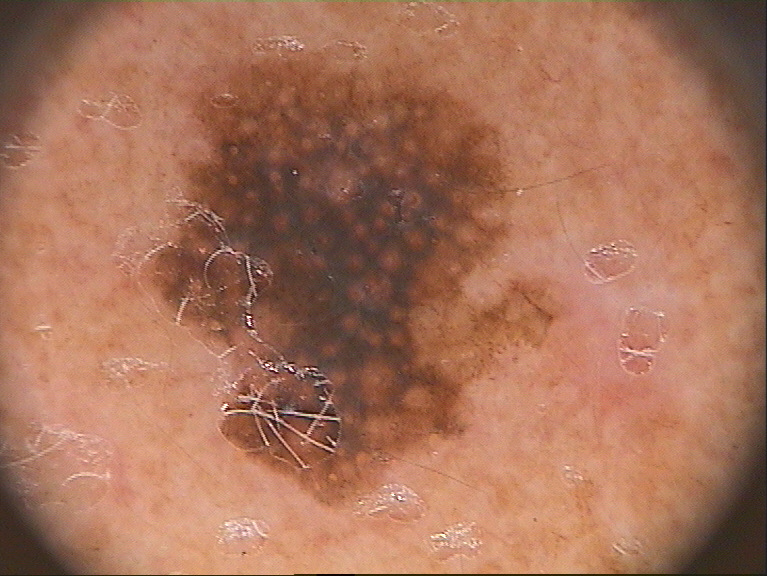
#> input picture Node Merge by feature/imgs/IMD242.bmp, 767 x 576 px, found by its file name; its folder holds 2 pictures in this run
$ python test2.py   (older library calls are emulated)
#> lines starting #> are read from the running program, lines starting #| are printed output that depends on the picture; after the words box and inside, x2 and y2 are one past the last pixel; in counts of white or black regions, pixels touching at a corner belong together
### segmentation-tests (WIP)/future/graph/rag.py
from __future__ import division

try:
    import networkx as nx
except ImportError:
    msg = "Graph functions require networkx, which is not installed"

    class nx:
        class Graph:
            def __init__(self, *args, **kwargs):
                raise ImportError(msg)
    import warnings
    warnings.warn(msg)

import numpy as np
from scipy import ndimage as ndi
import math
from skimage import draw, measure, segmentation, util, color
try:
    from matplotlib import colors
    from matplotlib import cm
except ImportError:
    pass


# [28 lines left out: function min_weight, not called in this run]


class RAG(nx.Graph):

    """
    The Region Adjacency Graph (RAG) of an image, subclasses
    `networx.Graph <http://networkx.github.io/documentation/latest/reference/classes.graph.html>`_
    """

    def __init__(self, data=None, **attr):

        super(RAG, self).__init__(data, **attr)
        try:
            self.max_id = max(self.nodes_iter())
        except ValueError:
            # Empty sequence
            self.max_id = 0

    # [258 lines left out: functions merge_nodes, add_node, add_edge, copy, next_id, _add_node_silent and 3 more, not called in this run]


def region_adjacency_graph(labels, image=None, connectivity=1,
                           describe_func=None, extra_arguments=[],
                           extra_keywords={}):
    """Compute the Region Adjacency Graph using callbacks.

    Given an image and its initial segmentation, this method constructs the
    corresponding Region Adjacency Graph (RAG). Each node in the RAG represents
    a set of pixels within `image` with the same label in `labels`.  Each node
    edge, can be described by the `define_grpah`. This callback will also
    calculate the weight between two adjacent regions.  The default
    behaviour is to create a RAG where adjacent labels have an edge.

    Parameters
    ----------
    labels : ndarray, shape(M, N, [..., P,])
        The labelled image. This should have one dimension less than
        `image`. If `image` has dimensions `(M, N, 3)` `labels` should have
        dimensions `(M, N)`.
    image : ndarray, shape(M, N, [..., P,] 3)
        Input image.
    connectivity : int, optional
        Pixels with a squared distance less than `connectivity` from each other
        are considered adjacent. It can range from 1 to `labels.ndim`. Its
        behavior is the same as `connectivity` parameter in
        `scipy.ndimage.filters.generate_binary_structure`.
    describe_func: callable, optional
        Nodes and edges can have arbitrary Python objects assigned as attributes
        by using keyword/value pairs. Adding a node `describe_func` will be
        called as follows `describe_func(graph, labels, image, *extra_arguments,
        **extra_keywords)`.  graph is RAG object which is in turn a subclass of
        `networkx.Graph`.
    extra_arguments : sequence, optional
        Allows extra positional arguments which will be passed to
        `describe_func`.
    extra_keywords : dictionary, optional
        Allows extra keyword arguments which will be passed to
        `describe_func`.

    Returns
    -------
    out : RAG
        The region adjacency graph.

    Examples
    --------
    >>> from skimage import data, segmentation
    >>> from skimage.future import graph
    >>> img = data.astronaut()
    >>> labels = segmentation.slic(img)
    >>> rag = graph.region_adjacency_graph(img, labels)

    """
    graph = RAG()

    # The footprint is constructed in such a way that the first
    # element in the array being passed to _add_edge_filter is
    # the central value.
    fp = ndi.generate_binary_structure(labels.ndim, connectivity)
    for d in range(fp.ndim):
        fp = fp.swapaxes(0, d)
        fp[0, ...] = 0
        fp = fp.swapaxes(0, d)

    # For example
    # if labels.ndim = 2 and connectivity = 1
    # fp = [[0,0,0],
    #       [0,1,1],
    #       [0,1,0]]
    #
    # if labels.ndim = 2 and connectivity = 2
    # fp = [[0,0,0],
    #       [0,1,1],
    #       [0,1,1]]

    ndi.generic_filter(
        labels,
        function=_add_edge_filter,
        footprint=fp,
        mode='nearest',
        output=np.zeros(labels.shape, dtype=np.uint8),
        extra_arguments=(graph,))

    if describe_func:
        describe_func(graph, labels, image,
                      extra_arguments=extra_arguments,
                      extra_keywords=extra_keywords)

    return graph


# [106 lines left out: function draw_rag, not called in this run]

### segmentation-tests (WIP)/test2.py
# -*- coding: utf-8 -*-
'''
Requeriments:
- Python (We use 3.5).
- Packages: matplotlib, skimage, numpy, mahotas.
'''

import numpy as np
from matplotlib.image import imread
from skimage.color import rgb2gray, label2rgb, gray2rgb
from skimage.filters import threshold_otsu
from skimage.segmentation import slic, mark_boundaries
from skimage.measure import regionprops
from matplotlib.pyplot import show, imshow, subplot, figure, title, imsave, suptitle, colorbar
from future import graph
from matplotlib import colors
from skimage.draw import ellipse
from skimage.measure import label, compare_mse
from balu.FeatureAnalysis import Bfa_jfisher
from balu.DataSelectionAndGeneration import Bds_nostratify
from skimage.filters import gaussian
from skimage.morphology import opening, disk, closing
import os
import fnmatch
from scipy.ndimage.morphology import binary_fill_holes
from balu.FeatureExtraction import Bfx_haralick, Bfx_geo, Bfx_basicgeo
from skimage.exposure import histogram
from scipy.special import entr
from scipy.io import savemat, loadmat
from balu.FeatureSelection import Bfs_clean
from balu.Classification import Bcl_structure
from balu.PerformanceEvaluation import Bev_performance, Bev_confusion

#Segmentation
from segmentation import entropy_rag, _weight_entropy, merge_entropy


def magic(imgPath, imgSegPath, method='color', segmentationProcess=True, featuresProcess=True, trainAndTest=True):
    """
    :param imgPath:
    :param imgSegPath:
    :param method: color | entropy | haralick
    :param segmentationProcess:
    :param featuresProcess:
    :param trainAndTest:
    :return:
    """
#> called with imgPath = 'imgs', imgSegPath = 'our_segmentation', method = 'entropy', segmentationProcess = True, featuresProcess = True, trainAndTest = True

    path = imgPath
    pathSegmentation = imgSegPath
    global dph2
    all_mse = []
    all_jaccard = []

    if featuresProcess:
        X = []
        Xn = []
        d = []
        imagesNames = []

    # [129 lines left out: functions compare_jaccard, haralick_rag, merge_haralick, _weight_haralick, _weight_mean_color, merge_mean_color, not called in this run]

    def get_mask(s):
        mask = np.zeros(s, dtype=np.uint8)
        rr, cc = ellipse(round(s[0] / 2), round(s[1] / 2), round(s[0] / 2) - 1, round(s[1] / 2) - 1)
        mask[rr, cc] = 1
        return mask

    if segmentationProcess or featuresProcess:
        print("{:10} {:20} {:20}".format('Imagen', 'MSE', 'JACCARD'))
        counter = 0
        for image in fnmatch.filter(os.listdir('imgs'), '*.bmp'):
            if counter == 3:
                break

            if segmentationProcess:
                IOriginal = imread(path + '/' + image)
#> IOriginal is the input picture: shape (576, 767, 3); mean R, G, B 167.9, 114.7, 90.9

                # Gets the mask to avoid dark areas in segmentation
                mask = get_mask(IOriginal.shape[0:2])
                maskrgb = gray2rgb(mask)
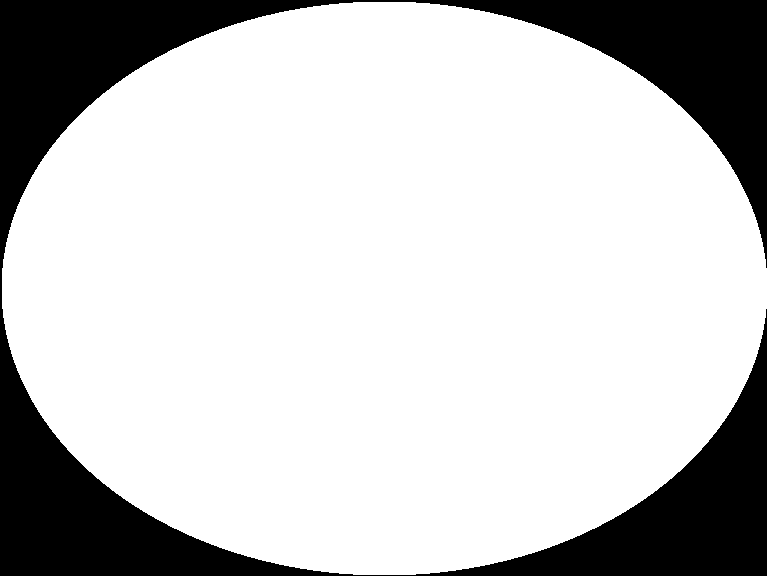
#> mask: shape (576, 767); values 0 (black) and 1 (white), 78.2% white; 1 black region, box (x1, y1, x2, y2) and area: (0, 0, 767, 576) 96491
                #IOriginalGray = rgb2gray(IOriginal)
                I = maskrgb * IOriginal
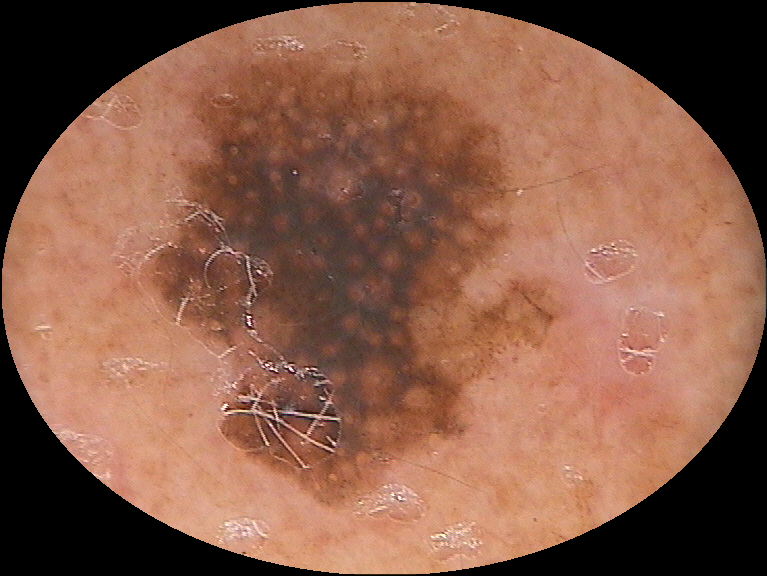
#> I: shape (576, 767, 3); mean R, G, B 136.5, 92.2, 72.9

                GT = (rgb2gray(imread(path + 'GT/' + image[:-4] + '_lesion.bmp').astype(float)) * mask) > 120
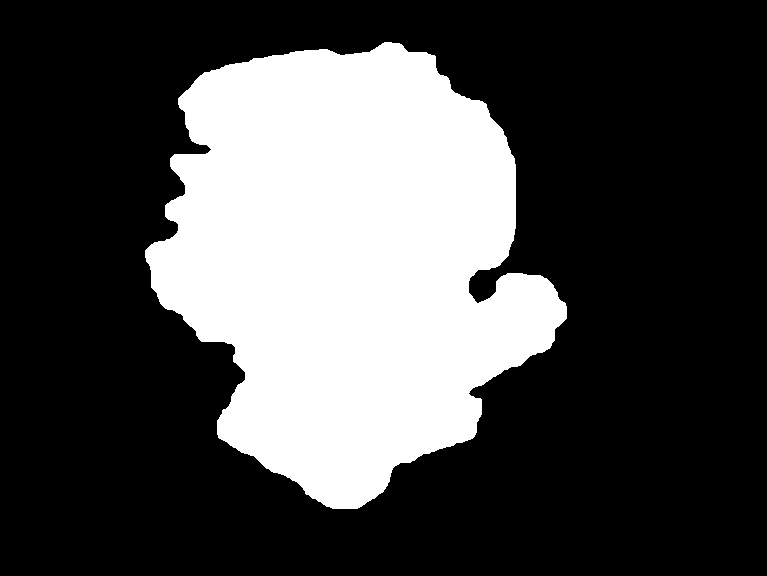
#> input picture Node Merge by feature/imgs/IMD242_lesion.bmp, 767 x 576 px, found by its file name
#> GT: shape (576, 767) bool; 29.3% white; 1 white region, box (x1, y1, x2, y2) and area: (145, 42, 567, 509) 129636

                # n_segments sujeto a cambios para optimización de la segmentación
                L = slic(I, n_segments=200)
#> L: shape (576, 767) int64; 172 distinct labels, from 1 to 172
#> (the rest of the program and of its run is left out)
